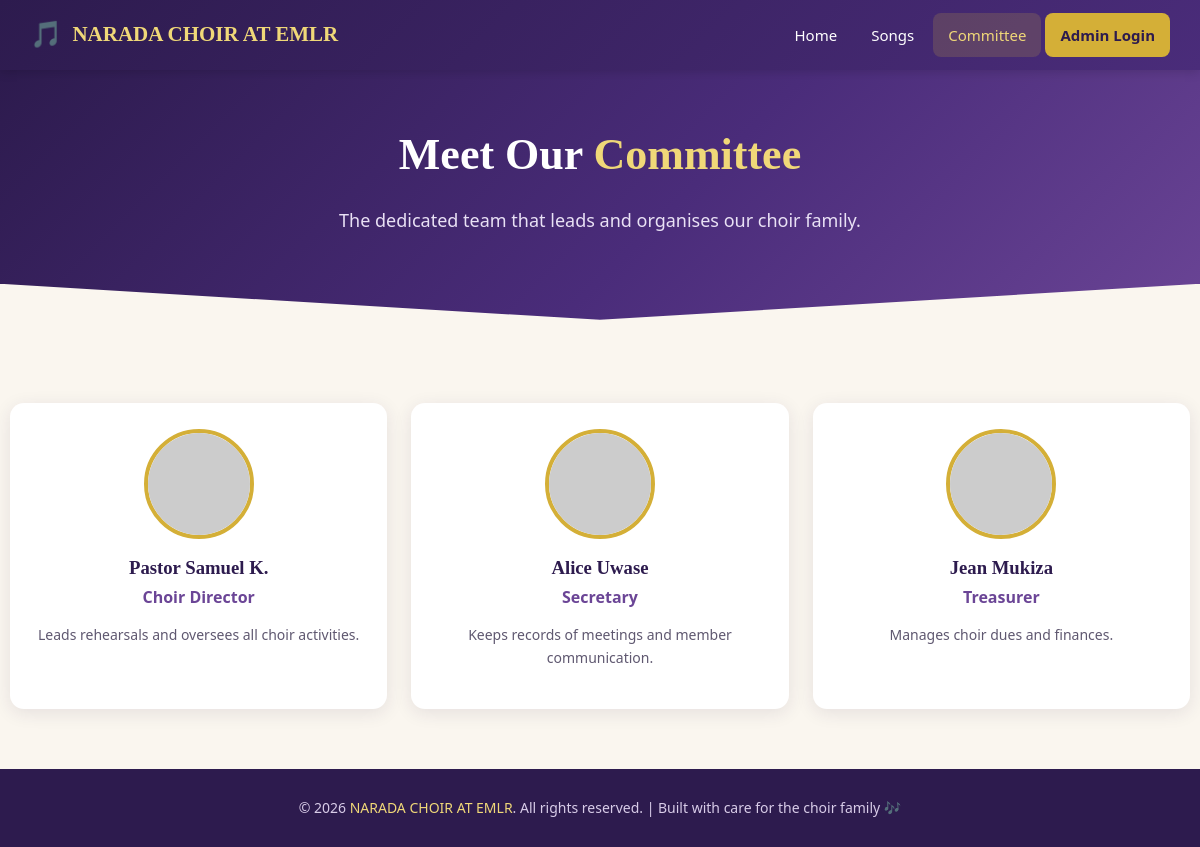
Screenshot of /committee.php with the database file from the repository.
### tables this page shows
CREATE TABLE committee (
    id INT AUTO_INCREMENT PRIMARY KEY,
    full_name VARCHAR(100) NOT NULL,
    role VARCHAR(100) NOT NULL,
    photo VARCHAR(255) DEFAULT NULL,
    bio TEXT DEFAULT NULL,
    display_order INT DEFAULT 0
);

### committee.php (the view, shortened to what this page needs)
<?php
require_once 'config/db.php';
$activePage = 'committee';
$committee = $pdo->query("SELECT * FROM committee ORDER BY display_order ASC")->fetchAll();
require 'includes/header.php';
?>
<section class="hero" style="padding:50px 24px 80px;">
  <h1>Meet Our <span class="gold-text">Committee</span></h1>
  <p>The dedicated team that leads and organises our choir family.</p>
</section>
<section class="section container">
  <?php if (empty($committee)): ?>
    <p class="text-center text-muted" style="font-size:18px;">
      Committee information will be added soon.
    </p>
  <?php else: ?>
    <div class="grid grid-3">
      <?php foreach ($committee as $person): ?>
        <div class="card profile-card">
          <img class="avatar"
               src="<?= $person['photo']
                 ? 'uploads/photos/' . htmlspecialchars($person['photo'])
                 : 'https://ui-avatars.com/api/?name=' . urlencode($person['full_name']) . '&background=4a2c7a&color=fff&size=110' ?>"
               alt="<?= htmlspecialchars($person['full_name']) ?>">
          <h3><?= htmlspecialchars($person['full_name']) ?></h3>
          <div class="role"><?= htmlspecialchars($person['role']) ?></div>
          <p><?= htmlspecialchars($person['bio'] ?? '') ?></p>
        </div>
      <?php endforeach; ?>
    </div>
  <?php endif; ?>
</section>
<?php require 'includes/footer.php'; ?>

### includes/header.php (shortened to what this page needs)
<?php
$activePage = $activePage ?? '';
?>
<!DOCTYPE html>
<html lang="en">
<head>
  <link rel="stylesheet" href="css/style.css">
</head>
<body>
<div class="navbar">
  <div class="brand">
    <span class="note">🎵</span> NARADA CHOIR AT EMLR
  </div>
  <nav>
    <a href="index.php"     class="<?= $activePage==='home'      ? 'active':'' ?>">Home</a>
    <a href="songs.php"     class="<?= $activePage==='songs'     ? 'active':'' ?>">Songs</a>
    <a href="committee.php" class="<?= $activePage==='committee' ? 'active':'' ?>">Committee</a>
    <?php if (isset($_SESSION['admin_id'])): ?>
      <a href="admin/dashboard.php" class="btn-login">Dashboard</a>
    <?php else: ?>
      <a href="admin/login.php" class="btn-login">Admin Login</a>
    <?php endif; ?>
  </nav>
</div>

### includes/footer.php
<footer>
  &copy; <?= date('Y') ?> <span class="gold-text">NARADA CHOIR AT EMLR</span>.
  All rights reserved. | Built with care for the choir family 🎶
</footer>
</body>
</html>

### css/style.css (style rules this page uses)
:root { --deep-purple: #2d1b4e; --royal-purple: #4a2c7a; --soft-purple: #6b4596; --gold: #d4af37; --gold-light: #f0d878; --cream: #faf6ef; --ink: #261a36; --gray-text: #5f5870; --white: #ffffff; --success: #2e8b57; --danger: #c0392b; --warning: #d4881f; --card-shadow: 0 4px 18px rgba(45,27,78,0.10); --card-shadow-hover: 0 10px 28px rgba(45,27,78,0.18); --radius: 14px; --radius-sm: 8px; }
* { box-sizing: border-box; }
body { margin:0; font-family:'Segoe UI',Tahoma,Geneva,Verdana,sans-serif; background:var(--cream); color:var(--ink); line-height:1.6; }
h1,h2,h3,h4 { font-family:Georgia,'Times New Roman',serif; color:var(--deep-purple); margin-top:0; }
a { text-decoration:none; color:var(--soft-purple); }
img { max-width:100%; display:block; }
.navbar { background:linear-gradient(135deg,var(--deep-purple),var(--royal-purple)); color:var(--white); padding:0 30px; display:flex; align-items:center; justify-content:space-between; box-shadow:0 2px 10px rgba(0,0,0,0.15); position:sticky; top:0; z-index:100; }
.navbar .brand { display:flex; align-items:center; gap:10px; font-family:Georgia,serif; font-size:21px; font-weight:bold; color:var(--gold-light); padding:14px 0; }
.navbar .brand .note { font-size:26px; }
.navbar nav { display:flex; gap:4px; flex-wrap:wrap; }
.navbar nav a { color:var(--white); padding:10px 15px; border-radius:var(--radius-sm); font-size:15px; transition:background 0.2s,color 0.2s; }
.navbar nav a:hover,.navbar nav a.active { background:rgba(212,175,55,0.18); color:var(--gold-light); }
.navbar .btn-login { background:var(--gold); color:var(--deep-purple) !important; font-weight:700; }
.hero { background:linear-gradient(135deg,var(--deep-purple) 0%,var(--royal-purple) 55%,var(--soft-purple) 100%); color:var(--white); text-align:center; padding:80px 24px 100px; position:relative; overflow:hidden; }
.hero::after { content:""; position:absolute; bottom:-1px; left:0; right:0; height:60px; background:var(--cream); clip-path:polygon(0 100%,100% 100%,100% 0,50% 60%,0 0); }
.hero h1 { color:var(--white); font-size:44px; margin-bottom:16px; }
.hero p { font-size:18px; max-width:640px; margin:0 auto 28px; color:#e9e1f5; }
.gold-text { color:var(--gold-light); }
.container { max-width:1180px; margin:0 auto; padding:0 28px; }
.section { padding:60px 0; }
.grid { display:grid; gap:24px; }
.grid-3 { grid-template-columns:repeat(3,1fr); }
.card { background:var(--white); border-radius:var(--radius); box-shadow:var(--card-shadow); padding:26px; transition:box-shadow 0.2s,transform 0.2s; }
.profile-card { text-align:center; }
.profile-card .avatar { width:110px; height:110px; border-radius:50%; margin:0 auto 14px; object-fit:cover; border:4px solid var(--gold); }
.profile-card h3 { margin-bottom:2px; }
.profile-card .role { color:var(--soft-purple); font-weight:600; margin-bottom:8px; }
.profile-card p { color:var(--gray-text); font-size:14px; }
footer { background:var(--deep-purple); color:#d8cce8; text-align:center; padding:28px 16px; font-size:14px; }
footer .gold-text { color:var(--gold-light); }

### rows the page displays
committee: full_name "Pastor Samuel K.", role "Choir Director", bio "Leads rehearsals and oversees all choir activities."
committee: full_name "Alice Uwase", role "Secretary", bio "Keeps records of meetings and member communication."
committee: full_name "Jean Mukiza", role "Treasurer", bio "Manages choir dues and finances."
